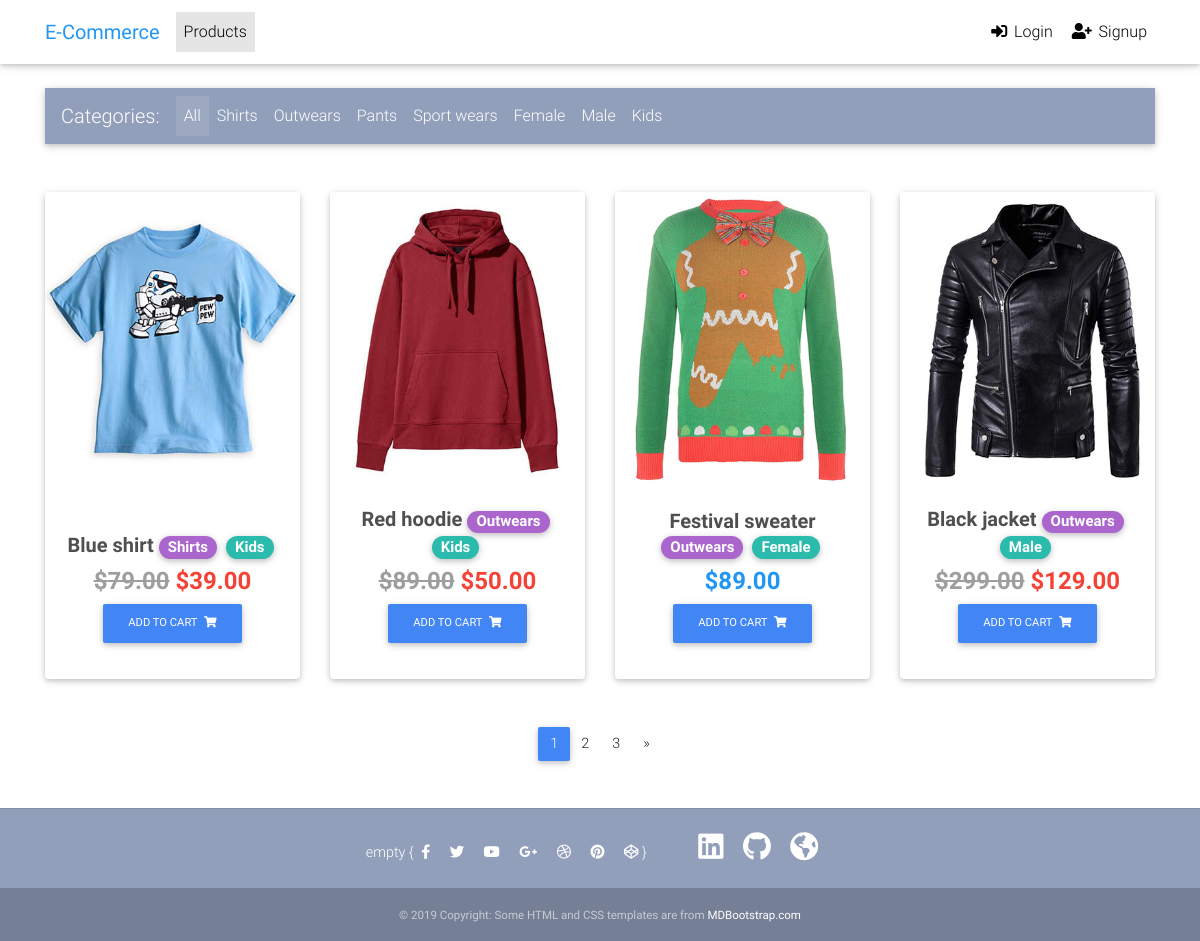
The page / on the database its author committed.
### products/models.py (models this page shows, shortened)
class Category(models.Model):
    c_title = models.CharField(max_length=50)
    def __str__(self):
        return self.c_title
    def get_category_view_url(self):
        return reverse("products:category-view", kwargs={'c_title':self.c_title})

class Gender(models.Model):
    g_title = models.CharField(max_length=50)
    def __str__(self):
        return self.g_title
    def get_gender_view_url(self):
        return reverse("products:gender-view", kwargs={'g_title':self.g_title})

class Item(models.Model):
    title = models.CharField(max_length=100)
    price = models.DecimalField(max_digits=100, decimal_places=2)
    discount_price = models.DecimalField(
        blank=True, null=True, max_digits=100, decimal_places=2)
    category = models.ManyToManyField(Category)
    gender = models.ManyToManyField(Gender)
    slug = models.SlugField()
    description = models.TextField()
    photo = models.ImageField(upload_to='products')
    def get_absolute_url(self):
        return reverse('products:item-detail', kwargs={'slug': self.slug})
    def get_add_to_cart_url(self):
        return reverse('products:add-to-cart', kwargs={'slug': self.slug})

### products/views.py (the view)
# urls.py: path('', ItemListView.as_view(), name='item-list'),
class ItemListView(View):
    template_name = "products/item_list.html"
    category_list = Category.objects.all()
    gender_list = Gender.objects.all()
    def get(self, request, *args, **kwargs):
        c_title = "all"
        g_title = "all"
        try:
            c_title = kwargs['c_title']
            queryset = Item.objects.get_queryset().filter(category__c_title=c_title).order_by('slug')
        except:
            queryset = Item.objects.get_queryset().order_by('slug')
        try:
            g_title = kwargs['g_title']
            queryset = queryset.filter(gender__g_title=g_title).order_by('slug')
        except:
            pass
        paginator = Paginator(queryset, 4)
        page = request.GET.get('page')
        page_obj = paginator.get_page(page)
        context = {
            'page': page,
            'paginator': paginator,
            'page_obj': page_obj,
            'category_list': self.category_list,
            'gender_list': self.gender_list,
            'c_title': c_title,
            'g_title': g_title,
        }
        return render(request, self.template_name,context)

### products/templates/products/item_list.html (shortened to what this page needs)
{% extends "base.html" %}
{% block content %}
  <main>
    <div class="container">
      <nav class="navbar navbar-expand-lg navbar-dark mdb-color lighten-3 mt-3 mb-5">
        <span class="navbar-brand">Categories:</span>
        <div class="collapse navbar-collapse" id="basicExampleNav">
          <ul class="navbar-nav mr-auto">
            <li class="nav-item {% if c_title == 'all' and g_title == 'all' %}active{% endif %}">
              <a class="nav-link" href="{% url 'products:item-list' %}">All</a>
            </li>
            {% for category in category_list %}
            <li class="nav-item {% if c_title == category.c_title %}active{% endif %}">
              <a class="nav-link" href="{{ category.get_category_view_url }}">{{ category.c_title }}</a>
            </li>
            {% endfor %}
            {% for gender in gender_list %}
            <li class="nav-item {% if g_title == gender.g_title %}active{% endif %}">
              <a class="nav-link" href="{{ gender.get_gender_view_url }}">{{ gender.g_title }}</a>
            </li>
            {% endfor %}
          </ul>
        </div>
      </nav>
      <section class="text-center mb-4">
        <div class="row wow fadeIn">
          {% for object in page_obj %}
          <div class="col-lg-3 col-md-6 mb-4 d-flex align-items-stretch">
            <div class="card">
              <div class="view overlay">
                <img src="{{ object.photo.url }}" class="card-img-top"
                  alt="">
              </div>
              <div class="card-body text-center">
                <h5>
                  <strong>
                    <a href="{{ object.get_absolute_url }}" class="dark-grey-text">
                      {{ object.title }}
                    </a>
                  </strong>
                  {% for cat in object.category.all %}
                  <a href="{{ cat.get_category_view_url }}">
                      <span class="badge badge-pill secondary-color mr-1">{{ cat }}</span>
                  </a>
                  {% endfor %}
                  {% for gender in object.gender.all %}
                  <a href="{{ gender.get_gender_view_url }}">
                      <span class="badge badge-pill default-color mr-1">{{ gender }}</span>
                  </a>
                  {% endfor %}
                </h5>
                <h4>
                  <strong>
                    {% if object.discount_price %}
                      <span class="font-weight-bold grey-text">
                        <del>${{ object.price }}</del>
                      </span>
                      <span class="font-weight-bold red-text">${{ object.discount_price }}</span>
                    {% else %}
                      <span class="font-weight-bold blue-text">${{ object.price }}</span>
                    {% endif %}
                  </strong>
                </h4>
                <p>
                  <a href="{{ object.get_add_to_cart_url }}" class="btn btn-primary btn-md my-0 p" >Add to cart
                    <i class="fas fa-shopping-cart ml-1"></i>
                  </a>
                </p>
              </div>
            </div>
          </div>
          {% endfor %}
        </div>
      </section>
      <nav class="d-flex justify-content-center wow fadeIn">
        <ul class="pagination pg-blue">
          {% for page_num in paginator.page_range %}
            <li class="page-item
              {% if page_num == page_obj.number %}
                active
              {% endif %}">
              <a class="page-link" href="?page={{ page_num }}">{{ page_num }}</a>
            </li>
          {% endfor %}
          {% if page_obj.has_next %}
          <li class="page-item">
            <a class="page-link" href="?page={{ page_obj.next_page_number }}" aria-label="Next">
              <span aria-hidden="true">&raquo;</span>
            </a>
          </li>
          {% endif %}
        </ul>
      </nav>
    </div>
  </main>
{% endblock content %}

### static_files/css/style.css (style rules this page uses)
html, body, .view { height: 100%; }

### templates/base.html (style rules this page uses)
html, body, header, .carousel { height: 60vh; }

### rows shown on the page
Category: c_title "Shirts"
Category: c_title "Outwears"
Category: c_title "Pants"
Category: c_title "Sport wears"
Gender: g_title "Female"
Gender: g_title "Male"
Gender: g_title "Kids"
Item: photo (picture), title "Blue shirt", price "79.00", discount_price "39.00"
Item: photo (picture), title "Red hoodie", price "89.00", discount_price "50.00"
Item: photo (picture), title "Festival sweater", price "89.00"
Item: photo (picture), title "Black jacket", price "299.00", discount_price "129.00"

### other values the page prints
{{ page_num }} "1" "2" "3"
